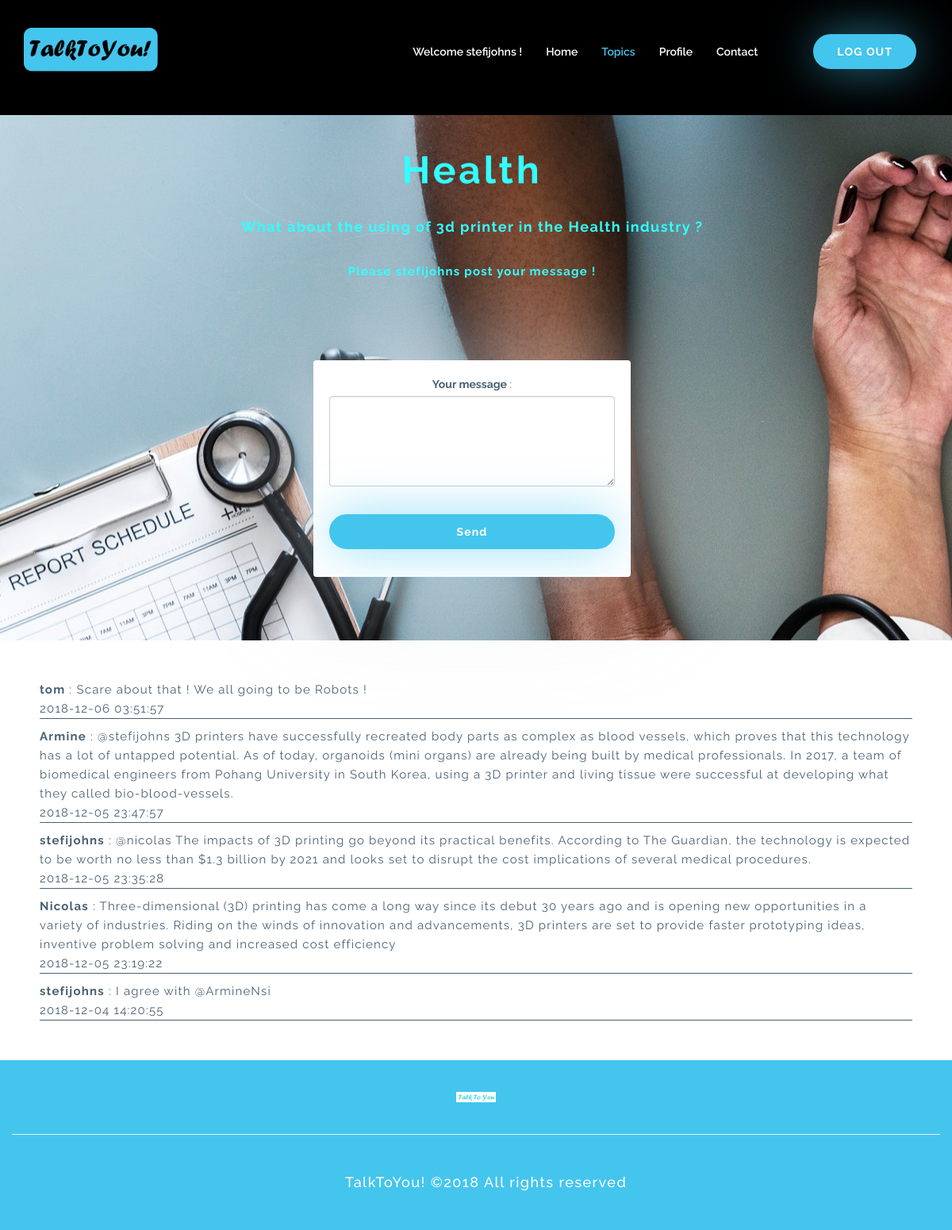
Page /health.php (signed in) on the committed database.
### tables this page shows
CREATE TABLE IF NOT EXISTS `forum` (
  `id` int(11) NOT NULL AUTO_INCREMENT,
  `id_user` int(11) NOT NULL,
  `id_topic` int(11) NOT NULL,
  `message` text NOT NULL,
  `date` datetime NOT NULL,
  PRIMARY KEY (`id`)
);

CREATE TABLE IF NOT EXISTS `member` (
  `id` int(11) NOT NULL AUTO_INCREMENT,
  `nickname` varchar(60) NOT NULL,
  `email` varchar(250) NOT NULL,
  `pass` varchar(60) NOT NULL,
  `fullname` varchar(250) NOT NULL,
  `age` int(3) NOT NULL,
  `sex` varchar(10) NOT NULL,
  `interest` text NOT NULL,
  PRIMARY KEY (`id`)
);

### health.php (the view, shortened to what this page needs)
<?php
try
{
  $bdd = new PDO('mysql:host=localhost;dbname=talktoyou;charset=utf8', 'root', '');
  $bdd->setAttribute(PDO::ATTR_ERRMODE, PDO::ERRMODE_EXCEPTION);
  $bdd->setAttribute(PDO::ATTR_EMULATE_PREPARES, false);
}
catch(Exception $e)
{
        die('Erreur : '.$e->getMessage());
}
?>
<!DOCTYPE html>
<html lang="en">
<head>
    <link href="assets/js/plugins/bootsnav_files/skins/color.css" rel="stylesheet">
    <link href="assets/js/plugins/bootsnav_files/css/animate.css" rel="stylesheet">
    <link href="assets/js/plugins/bootsnav_files/css/bootsnav.css" rel="stylesheet">
    <link href="assets/js/plugins/bootsnav_files/css/overwrite.css" rel="stylesheet">
    <link href="assets/js/plugins/owl-carousel/owl.carousel.css" rel="stylesheet">
    <link href="assets/js/plugins/owl-carousel/owl.theme.css" rel="stylesheet">
    <link href="assets/js/plugins/owl-carousel/owl.transitions.css" rel="stylesheet">
    <link href="assets/js/plugins/Magnific-Popup-master/Magnific-Popup-master/dist/magnific-popup.css" rel="stylesheet">
    <link href="https://cdnjs.cloudflare.com/ajax/libs/font-awesome/4.6.3/css/font-awesome.css" rel="stylesheet">
    <link href="assets/bootstrap-3.3.7/bootstrap-3.3.7-dist/css/bootstrap.min.css" rel="stylesheet">
    <link href="assets/css/main.css" rel="stylesheet">
</head>
<body>
    <nav class="navbar navbar-default navbar-fixed white no-background bootsnav navbar-scrollspy" data-minus-value-desktop="70" data-minus-value-mobile="55" data-speed="1000" style="background-color:black ;">
        <div class="container" style="margin-top: -30px;">
            <div class="navbar-header">
                <a class="navbar-brand" href="home.php">
                    <img src="assets/img/test.png" class="logo" alt="logo" style="width: 15%; margin-top: 55px!important;">
                </a>
            </div>
        <?php if(!isset($_SESSION['id']))
        {
          ?>
            <div class="collapse navbar-collapse" id="navbar-menu">
                <ul class="nav navbar-nav navbar-right">
                    <li class="active scroll"><a href="home.php#home">Home</a></li>
                    <li ><a href="home.php#about">What can you do ?</a></li>
                    <li ><a href="contact.php">Contact</a></li>
                    <li class="button-holder">
                        <button type="button" class="btn btn-blue navbar-btn" data-toggle="modal" data-target="#SignIn">Log in</button>
                    </li>
                    <li class="button-holder">
                        <a style="color: inherit; margin-top: -35px!important" href="home.php#home"><button type="button" class="btn btn-blue navbar-btn" value="Signup">Sign up</button></a>
                    </li>
                </ul>
            </div>
            <?php
        }
        else
        {
            ?>
            <div class="collapse navbar-collapse" id="navbar-menu">
                <ul class="nav navbar-nav navbar-right">
                    <li> <a>
                        <?php
                        if (isset($_SESSION['id']) AND isset($_SESSION['nickname']))
                        {
                            echo 'Welcome ' . $_SESSION['nickname'].' !';
                        }?>
                        </a>
                    </li>
                    <li ><a href="index.php">Home</a></li>
                    <li class="active scroll"><a href="index.php">Topics</a></li>
                    <li ><a href="profile.php">Profile</a></li>
                    <li ><a href="contact.php">Contact</a></li>
                    <li class="button-holder">
                        <a style="color: inherit; margin-top: -35px!important" href="deconnexion.php"><button type="button" class="btn btn-blue navbar-btn" value="LOGOUT">LOG OUT</button> </a>
                    </li>
                </ul>
            </div>
            <?php
        }
        ?>
        </div>
    </nav>
    <br>
    <br>
    <br>
    <br>
    <br>
    <br>
     <section style="margin-left: -10px;background-image: url('assets/img/health.jpg')!important;">
    <?php if(isset($_SESSION['id']))
    {
        ?>
        <br/>
        <h1 style="text-align: center; font-weight:bold;color: #33ffff;">Health</h1>
        <h5 style="text-align: center; font-weight:bold;color: #33ffff;">What about the using of 3d printer in the Health industry ?</h5>
        <br>
        <?php
        if (isset($_POST['message']) ) {
            if(strlen($_POST['message'])>=3)
            {
                $message = $_POST['message'];
                $id_user = $_SESSION['id'];
                $dated1 =time() - (5*60*60);
                $dated = date('Y-m-d H:i:s', $dated1);
                $id_topic = 5;
                $req = $bdd->prepare('INSERT INTO `forum`(`id_user`,`id_topic`,`message`,`date`) VALUES (:id_user,:id_topic,:message, :dated);');
                $req->execute(array('id_user' => $id_user,'id_topic' => $id_topic, 'message'=>htmlspecialchars($_POST['message']),'dated'=> $dated ) );
            }
            else{
                 $form=true;
                ?>
                <p style="text-align:center;font-weight:bold;color: #33ffff;">Your message must have 3 characters at least.</p>
                <?php
            }
        }
        else {
            ?>
            <p style="text-align:center;font-weight:bold;color: #33ffff;">
                <?php
                echo 'Please <strong>' . $_SESSION['nickname'] . ' </strong> post your message !';
                ?>
            </p>
            <?php
        }
        ?>
         <section id="topics" class="section-padding">
             <div class="container">
                        <div style="margin-top:-20px!important;width: 400px;margin: 0 auto;">
                            <div class="thumbnail topics1">
                                <form action="health.php" method="post">
                                    <div class="form-group">
                                        <label for="message">Your message</label> :
                                        <textarea class="form-control" rows="5" name="message"></textarea>
                                        <br />
                                    </div>
                                   <div class="form-group text-center">
                                        <button type="submit" name="submit" class="btn btn-blue btn-block">Send</button>
                                    </div>
                                 </form>
                            </div>
                        </div>
            </div>
        </section>
    </section>
    <section style="margin : 50px;">
        <?php
        $reponse = $bdd->query('SELECT member.nickname, forum.message, forum.date FROM forum, member where member.id = forum.id_user and id_topic=5 ORDER BY date DESC LIMIT 0, 10');
        while ($donnees = $reponse->fetch())
        {
            echo '<p class="messagepost"><strong>' . htmlspecialchars($donnees['nickname']) . '</strong> : ' . htmlspecialchars($donnees['message']) . '<br>' . htmlspecialchars($donnees['date']) . '</p>';
        }
    }
    else{
        echo "<script type='text/javascript'>document.location.replace('home.php');</script>";
        ?>
        ?>
        <p style="height:200px!important;"> You must be connected to have access to this page. <a href="home.php">Login here ! </a> </p>
        <?php
    }
    ?>
    </section>
    <footer>
        <div class="container">
            <div class="row">
                <div class="footer-caption">
                    <img src="assets/img/logo.png" class="img-responsive center-block" alt="logo">
                    <hr>
                    <h5 style="padding-left: 420px;" class="pull-left">TalkToYou! &copy;2018 All rights reserved</h5>
                </div>
            </div>
        </div>
    </footer>
    </body>
</html>

### assets/css/main.css (style rules this page uses)
body { font-family: 'Raleway', sans-serif; color: #496174; background: #fff; font-size: 14px; line-height: 24px; }
.section-padding { padding: 60px 0; }
h1 { font-size: 48px; font-weight: 700; letter-spacing: 0.08em; margin-bottom: 35px; color: #fff; }
h5 { font-size: 18px; letter-spacing: 0.08em; }
p { font-size: 15px; letter-spacing: 0.08em; line-height: 24px; }
.btn-blue { background: #44c5ee; padding: 10px 28px; border: 2px solid #44c5ee; color: #fff; border-radius: 50px; font-weight: 700; letter-spacing: 0.08em; -webkit-transition: 0.5s all; transition: 0.5s all; box-shadow: 0px 0px 60px 0px rgba(68, 197, 238, 0.6); outline: none !important; }
nav.navbar.bootsnav.navbar-fixed .navbar-brand { padding: 10px 15px; }
nav.navbar.bootsnav.navbar-fixed ul.nav > li > a { padding: 35px 15px; }
nav.navbar.bootsnav.navbar-fixed .button-holder { padding: 15px 0; margin-left: 40px; }
#about .icon-box, { margin-top: 40px; }
#topics { text-align: center; }
#topics .topics1 { background: #fff; box-shadow: 0px 0px 150px 0px rgba(213, 216, 224, 0.7); border: 0; margin-top: 50px; padding: 20px; }
footer { background: #44c5ee; color: #fff; padding: 40px 0; }
footer hr { margin: 40px 0; }
footer img { width: 50px; }

### health.php (style rules this page uses)
a:link { text-decoration: none!important; }
p.messagepost { border-bottom: solid 1px; }

### rows in the picture
forum: id_user.nickname "tom", message "Scare about that ! We all going to be Robots !", date "2018-12-06 03:51:57"
forum: id_user.nickname "Armine", message "@stefijohns 3D printers have successfully recreated body parts as complex as blood vessels, which proves that this technology has a lot of untapped potential. As of today, organoids (mini organs) are already being built by medical professionals. In 2017, a team of biomedical engineers from Pohang University in South Korea, using a 3D printer and living tissue were successful at developing what they called bio-blood-vessels.", date "2018-12-05 23:47:57"
forum: id_user.nickname "stefijohns", message "@nicolas The impacts of 3D printing go beyond its practical benefits. According to The Guardian, the technology is expected to be worth no less than $1.3 billion by 2021 and looks set to disrupt the cost implications of several medical procedures.", date "2018-12-05 23:35:28"
forum: id_user.nickname "Nicolas", message "Three-dimensional (3D) printing has come a long way since its debut 30 years ago and is opening new opportunities in a variety of industries. Riding on the winds of innovation and advancements, 3D printers are set to provide faster prototyping ideas, inventive problem solving and increased cost efficiency", date "2018-12-05 23:19:22"
forum: id_user.nickname "stefijohns", message "I agree with @ArmineNsi", date "2018-12-04 14:20:55"

### other values in the picture
$_SESSION['nickname'] "stefijohns"
